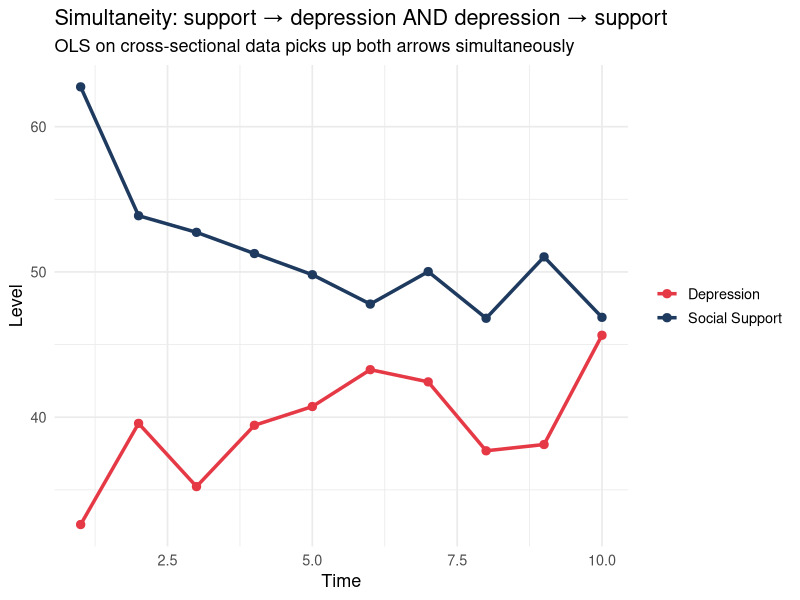
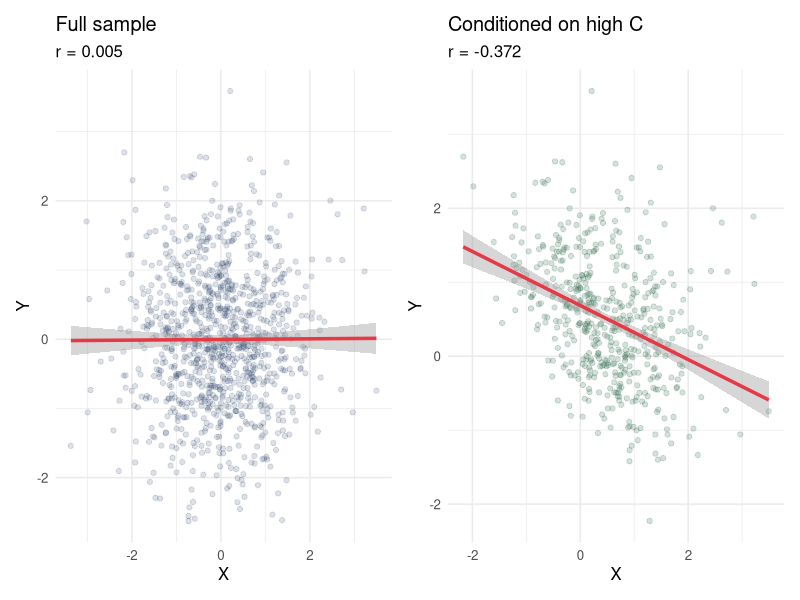
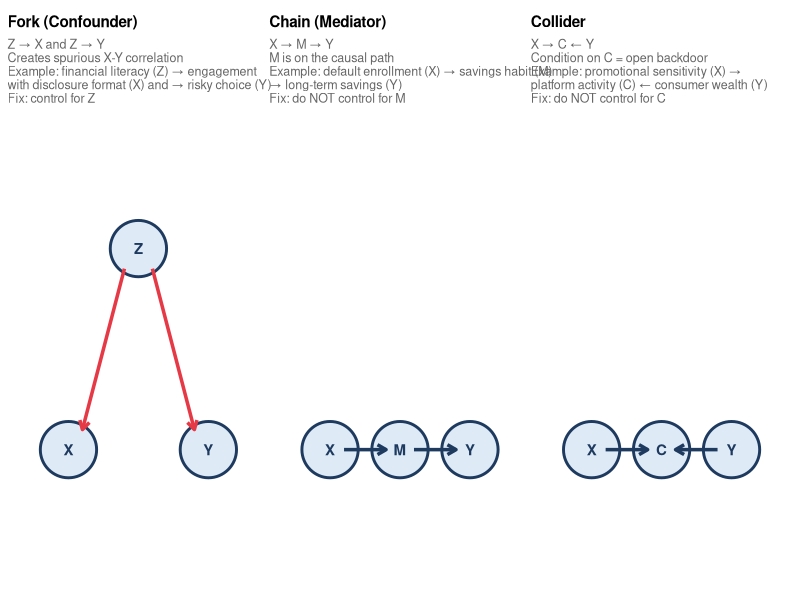

Write R code to recreate these figures, in order.
## ---- chunk 1
library(tidyverse)
library(ggplot2)
library(patchwork)
library(broom)
set.seed(1234)
## ---- chunk 2
# Bias direction table
tibble(
  Example         = c("Budget tracker → savings", "Promotion → purchase", "Investment advice → returns"),
  Confounder_Z    = c("Platform quality", "Consumer wealth", "Financial sophistication"),
  `Sign Z→X`      = c("+", "+", "-"),
  `Sign Z→Y`      = c("+", "+", "+"),
  `Bias direction` = c("Positive (↑ est.)", "Positive (↑ est.)", "Negative (↓ est.)")
) |>
  knitr::kable(caption = "OVB bias direction: multiply signs to get bias direction")
## ---- chunk 3
n <- 500

# Example 1: Budget tracker / savings rate / platform quality
# Platform quality attracts more engaged users AND produces better financial outcomes
# True effect of using the tracker = 0; it is the platform quality that matters
Z_quality     <- rnorm(n, 50, 10)
X_tracker     <- 0.3 * Z_quality + rnorm(n, 0, 5)
Y_savings     <- 0.5 * Z_quality + rnorm(n, 0, 8)  # true X effect = 0

m_biased_1  <- lm(Y_savings ~ X_tracker)
m_correct_1 <- lm(Y_savings ~ X_tracker + Z_quality)

# Example 2: Premium promotional message exposure / purchase intention / consumer wealth
# Wealthy consumers are targeted more AND have higher purchase intentions for premium products
# True X effect = 0.15; wealth inflates this upward
Z_wealth      <- rnorm(n, 50, 10)
X_promo       <- 0.4 * Z_wealth + rnorm(n, 0, 8)
Y_intention   <- 0.6 * Z_wealth + 0.15 * X_promo + rnorm(n, 0, 10)

m_biased_2  <- lm(Y_intention ~ X_promo)
m_correct_2 <- lm(Y_intention ~ X_promo + Z_wealth)

# Example 3: Investment advice uptake / portfolio return / financial sophistication
# Sophisticated investors avoid advice (prefer self-directed) AND perform better
# True X effect = +0.5 (advice genuinely helps); sophistication biases estimate downward
Z_sophist     <- rnorm(n, 50, 10)
X_advice      <- -0.5 * Z_sophist + rnorm(n, 0, 6)   # sophisticated investors avoid advice
Y_returns     <- 0.4 * Z_sophist + 0.5 * X_advice + rnorm(n, 0, 8)

m_biased_3  <- lm(Y_returns ~ X_advice)
m_correct_3 <- lm(Y_returns ~ X_advice + Z_sophist)

bind_rows(
  tidy(m_biased_1)  |> filter(term == "X_tracker") |>
    mutate(example = "Budget tracker (true=0)",       model = "Omits Z"),
  tidy(m_correct_1) |> filter(term == "X_tracker") |>
    mutate(example = "Budget tracker (true=0)",       model = "Includes Z"),
  tidy(m_biased_2)  |> filter(term == "X_promo")   |>
    mutate(example = "Promotion (true=0.15)",          model = "Omits Z"),
  tidy(m_correct_2) |> filter(term == "X_promo")   |>
    mutate(example = "Promotion (true=0.15)",          model = "Includes Z"),
  tidy(m_biased_3)  |> filter(term == "X_advice")  |>
    mutate(example = "Investment advice (true=0.5)",   model = "Omits Z"),
  tidy(m_correct_3) |> filter(term == "X_advice")  |>
    mutate(example = "Investment advice (true=0.5)",   model = "Includes Z")
) |>
  select(example, model, estimate, std.error, p.value) |>
  knitr::kable(digits = 3, caption = "OVB across three examples: omitting Z biases estimates in predictable directions")
## ---- chunk 4
n_sim <- 300
set.seed(42)

# Social support → depression (negative), but depression → social withdrawal (negative)
# Simulate equilibrium: both processes are real
time_pts <- tibble(
  t    = 1:10,
  support = c(60, 55, 52, 50, 49, 48, 47, 47, 47, 47) + rnorm(10, 0, 2),
  depression = c(30, 35, 38, 40, 41, 42, 43, 43, 43, 43) + rnorm(10, 0, 2)
)

p_sim <- time_pts |>
  pivot_longer(-t) |>
  ggplot(aes(x = t, y = value, color = name, group = name)) +
  geom_line(linewidth = 1.2) + geom_point(size = 2.5) +
  scale_color_manual(values = c("#e63946", "#1e3a5f"),
                     labels = c("Depression", "Social Support")) +
  labs(title = "Simultaneity: support → depression AND depression → support",
       subtitle = "OLS on cross-sectional data picks up both arrows simultaneously",
       x = "Time", y = "Level", color = NULL) +
  theme_minimal(base_size = 13)

p_sim
## ---- chunk 5
n_col <- 1000

# True DGP: X and Y are uncorrelated
X_col <- rnorm(n_col)
Y_col <- rnorm(n_col)  # truly independent of X

# Collider C is caused by both X and Y
C_col <- X_col + Y_col + rnorm(n_col, 0, 0.5)

# Full sample: no correlation
r_full <- cor(X_col, Y_col)

# Conditioning on C: restrict to top half of C
high_C <- C_col > median(C_col)
r_cond <- cor(X_col[high_C], Y_col[high_C])

tibble(
  Sample           = c("Full sample (no conditioning)", "Restricted to high-C (conditioning)"),
  `Cor(X, Y)`      = c(round(r_full, 3), round(r_cond, 3)),
  Interpretation   = c("True: X and Y are unrelated",
                        "Spurious: conditioning on C creates negative correlation")
) |>
  knitr::kable(caption = "Collider bias: conditioning on C creates a spurious X-Y association")
## ---- chunk 6
df_col <- tibble(X = X_col, Y = Y_col, C_high = high_C)

p_full <- ggplot(df_col, aes(x = X, y = Y)) +
  geom_point(alpha = 0.15, color = "#1e3a5f") +
  geom_smooth(method = "lm", color = "#e63946", linewidth = 1.2) +
  labs(title = "Full sample", subtitle = paste0("r = ", round(r_full, 3)),
       x = "X", y = "Y") +
  theme_minimal(base_size = 12)

p_cond <- ggplot(df_col |> filter(C_high), aes(x = X, y = Y)) +
  geom_point(alpha = 0.2, color = "#2d6a4f") +
  geom_smooth(method = "lm", color = "#e63946", linewidth = 1.2) +
  labs(title = "Conditioned on high C", subtitle = paste0("r = ", round(r_cond, 3)),
       x = "X", y = "Y") +
  theme_minimal(base_size = 12)

p_full + p_cond
## ---- chunk 7
make_dag_panel <- function(nodes, edges_df, title, note = NULL) {
  p <- ggplot() +
    geom_point(data = nodes, aes(x = x, y = y), size = 18,
               shape = 21, fill = "#deebf7", color = "#1e3a5f", stroke = 1.5) +
    geom_text(data = nodes, aes(x = x, y = y, label = label), size = 3.8,
              fontface = "bold", color = "#1e3a5f")
  for (i in seq_len(nrow(edges_df))) {
    p <- p + annotate("segment",
                      x    = edges_df$x1[i], xend = edges_df$x2[i],
                      y    = edges_df$y1[i], yend = edges_df$y2[i],
                      arrow = arrow(length = unit(0.25, "cm")),
                      color = edges_df$color[i], linewidth = 1.2)
  }
  p + labs(title = title, subtitle = note) +
    xlim(0.3, 3.7) + ylim(0.4, 2.6) + theme_void(base_size = 11) +
    theme(plot.title = element_text(face = "bold", size = 11),
          plot.subtitle = element_text(size = 9, color = "gray40"))
}

nodes_fork <- tibble(label = c("Z", "X", "Y"), x = c(2, 1, 3), y = c(2, 1, 1))
edges_fork <- tibble(x1=c(1.8,2.2), x2=c(1.2,2.8), y1=c(1.9,1.9), y2=c(1.1,1.1),
                     color = c("#e63946","#e63946"))
p_fork <- make_dag_panel(nodes_fork, edges_fork, "Fork (Confounder)",
  "Z → X and Z → Y\nCreates spurious X-Y correlation\nExample: financial literacy (Z) → engagement\nwith disclosure format (X) and → risky choice (Y)\nFix: control for Z")

nodes_chain <- tibble(label = c("X", "M", "Y"), x = c(1, 2, 3), y = c(1, 1, 1))
edges_chain <- tibble(x1=c(1.2,2.2), x2=c(1.8,2.8), y1=c(1,1), y2=c(1,1),
                      color = c("#1e3a5f","#1e3a5f"))
p_chain <- make_dag_panel(nodes_chain, edges_chain, "Chain (Mediator)",
  "X → M → Y\nM is on the causal path\nExample: default enrollment (X) → savings habit (M)\n→ long-term savings (Y)\nFix: do NOT control for M")

nodes_coll <- tibble(label = c("X", "C", "Y"), x = c(1, 2, 3), y = c(1, 1, 1))
edges_coll <- tibble(x1=c(1.2,2.8), x2=c(1.8,2.2), y1=c(1,1), y2=c(1,1),
                     color = c("#1e3a5f","#1e3a5f"))
p_coll <- make_dag_panel(nodes_coll, edges_coll, "Collider",
  "X → C ← Y\nCondition on C = open backdoor\nExample: promotional sensitivity (X) →\nplatform activity (C) ← consumer wealth (Y)\nFix: do NOT control for C")

p_fork + p_chain + p_coll
